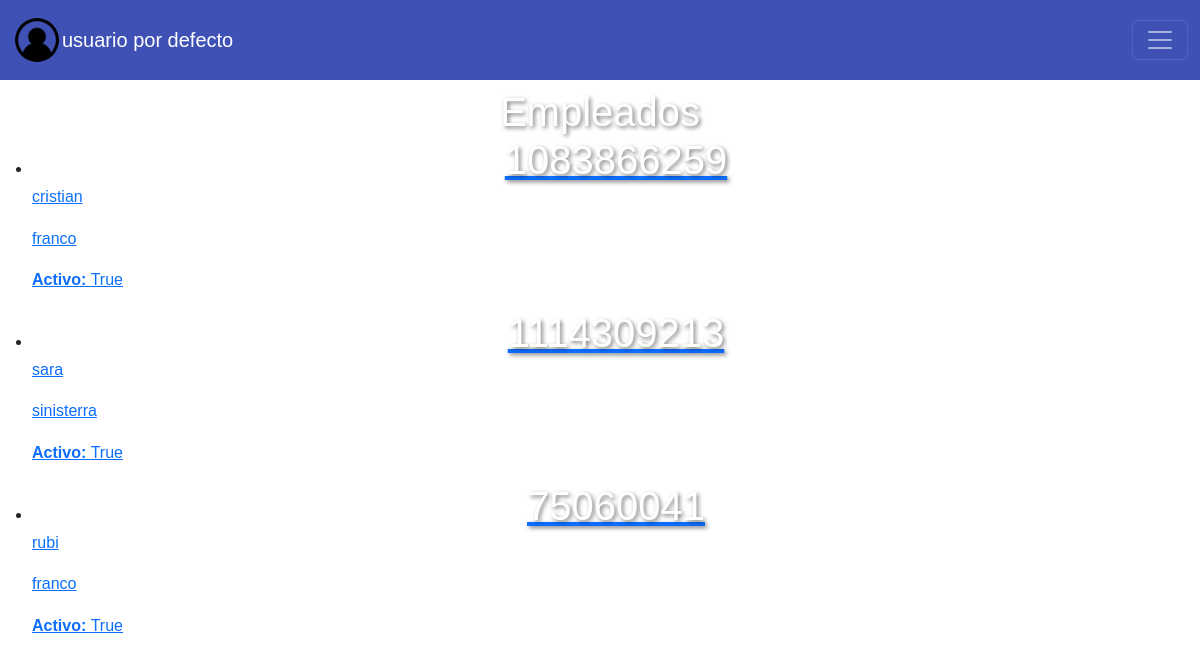
/empleados/, run on the app's committed database.
### helados/models.py (models this page shows)
class Empleado (models.Model):
    nombre = models.CharField(max_length=200)
    apellido = models.CharField(max_length=200)
    documento = models.IntegerField (blank= False)
    telefono = models.IntegerField(blank= False, default=0)
    activo = models.BooleanField(default=True)

### helados/views.py (the view)
# urls.py: path('empleados/', views.Empleados, name='empleados'),
def Empleados(request):
    empleados = Empleado.objects.all()
    return render(request, 'empleados.html', {'empleados': empleados})

### helados/frontend/templates/empleados.html (shortened to what this page needs)
{% extends 'layouts/base.html' %}
{% block content %}
<h1> Empleados </h1>
<ul>
    {% for empleado in empleados %}
    <li>
        <a href="{% url 'editar_empleado' empleado.id %}">
            <h1>{{empleado.documento}}</h1>
            <p> {{empleado.nombre}} </p>
            <p> {{empleado.apellido}} </p>
            <b>Activo: </b> {{ empleado.activo }}
            </a>
    </li>
    {% endfor %}
</ul>
{% endblock %}

### helados/frontend/static/styles/pagina.css (style rules this page uses)
body, html { margin: 0; padding: 0; font-family: Arial, sans-serif; line-height: 1.6; background-color: white; }
h1 { color: white; text-align: center; font-size: 2.5em; margin: 0; position: relative; z-index: 2; text-shadow: 2px 2px 4px rgba(0,0,0,0.5); }

### helados/frontend/static/styles/pageConNavegacion.css (style rules this page uses)
body { padding-top: 88px; margin: 0; font-family: Arial, sans-serif; background-color: white; }

### data on the page
Empleado: documento "1083866259", nombre "cristian", apellido "franco", activo "True"
Empleado: documento "1114309213", nombre "sara", apellido "sinisterra", activo "True"
Empleado: documento "75060041", nombre "rubi", apellido "franco", activo "True"
